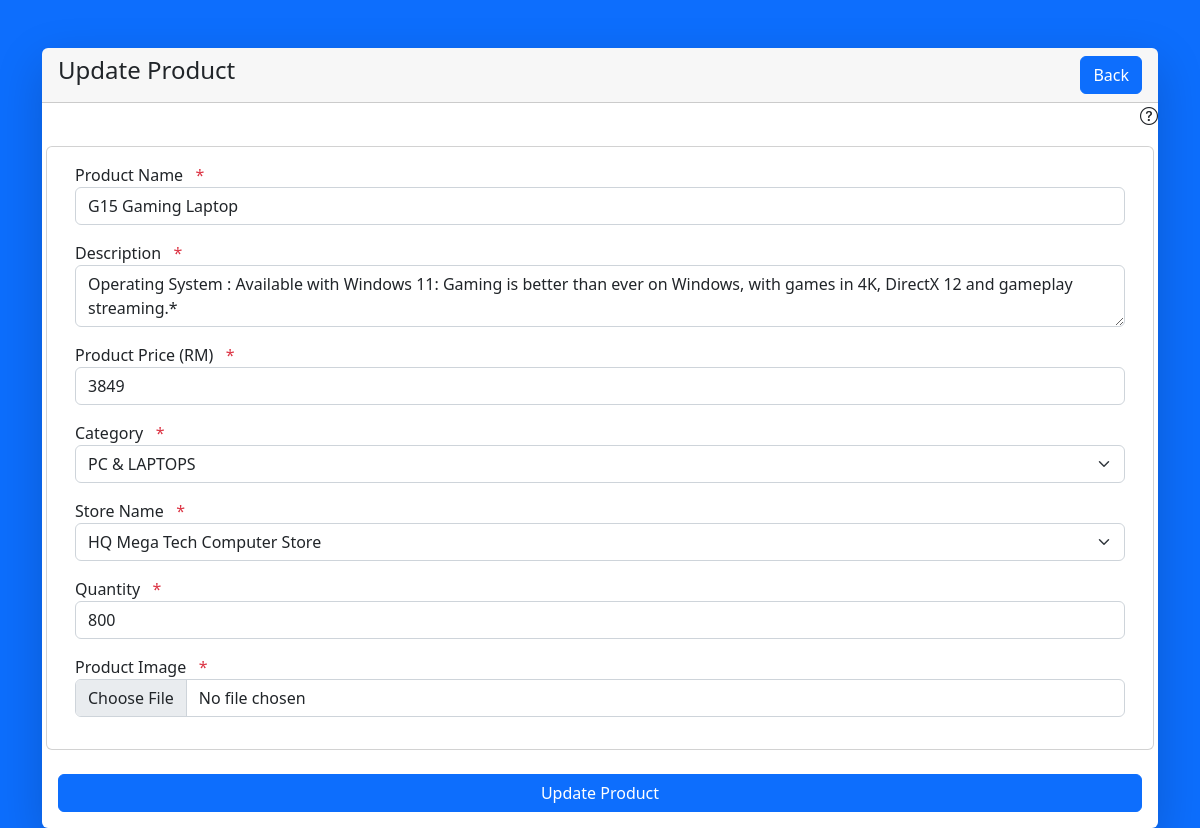
Page /administration/crud_product_branch/product_update_branch.php?id=34 on the committed database.
### tables this page shows
CREATE TABLE `product` (
  `product_id` int(11) NOT NULL,
  `name` varchar(40) NOT NULL,
  `description` text NOT NULL,
  `price` double NOT NULL,
  `category_name` varchar(255) NOT NULL,
  `store_id` int(11) NOT NULL,
  `store_name` varchar(255) NOT NULL,
  `store_type` varchar(255) NOT NULL,
  `quantity` int(11) NOT NULL,
  `image` varchar(255) NOT NULL
);

### administration/crud_product_branch/product_db_branch.php (called while the page is built, shortened)
<?php
$f_Desc1 = "This function is transfer stock, in here you can transfer the selected stock product quantity to another stock.";
?>

### administration/crud_product_branch/product_update_branch.php (the view, shortened to what this page needs)
<?php
require ($_SERVER['DOCUMENT_ROOT'] . '/Computer-Store-POS-System/administration/dbconnect.php');
require 'product_db_branch.php';
if (isset($_GET['id'])) {
    $productID = $_GET['id'];
    $sql = "SELECT * FROM product WHERE product_id='$productID'";
    $result = mysqli_query($connect, $sql);
    if (mysqli_num_rows($result) > 0) {
        $currentProduct = mysqli_fetch_array($result);
    }
}
?>
<!DOCTYPE html>
<html>
    <head>
        <link href="https://cdn.jsdelivr.net/npm/bootstrap@5.2.3/dist/css/bootstrap.min.css" rel="stylesheet">
        <link rel="stylesheet" href="https://cdn.jsdelivr.net/npm/bootstrap-icons@1.10.2/font/bootstrap-icons.css">
    </head>
    <body class="bg-primary">
        <div class="container">
            <div class="row">
                <div class="col-md-12">
                    <div class="card shadow-lg border-0 rounded-lg mt-5">
                        <div class="card-header">
                            <h4>Update Product
                                <a href="http://localhost/Computer-Store-POS-System/administration/stock_branch.php" class="btn btn-primary float-end">Back</a>
                            </h4>
                        </div>
                        <div class="row">
                            <div class="col-md-12">
                                <i class="bi bi-question-circle float-end" style="font-size: 18px" data-bs-toggle="popover" title="Description:" data-bs-content="<?php echo $f_Desc1 ?>"></i>
                            </div>
                        </div>
                        <div class="card-body">
                            <form method="POST" enctype="multipart/form-data"  action="<?php echo htmlspecialchars($_SERVER["PHP_SELF"]); ?>">
                                <div class="row">
                                    <div class="card mb-4 mb-md-0">
                                        <div class="card-body">
                                            <div class="mb-3">
                                                <label>Product Name</label><span style="color: #dc3545">&nbsp;&nbsp; *</span>
                                                <input type="text" name="name" class="form-control" value="<?php echo $currentProduct['name']; ?>">
                                            </div>
                                            <div class="mb-3">
                                                <label>Description</label><span style="color: #dc3545">&nbsp;&nbsp; *</span>
                                                <textarea name="description" class="form-control"><?php echo $currentProduct['description']; ?></textarea>
                                            </div>
                                            <div class="mb-3">
                                                <label>Product Price (RM)</label><span style="color: #dc3545">&nbsp;&nbsp; *</span>
                                                <input type="text" name="price" class="form-control" value="<?php echo $currentProduct['price']; ?>">
                                            </div>
                                            <div class="mb-3">
                                                <label>Category</label><span style="color: #dc3545">&nbsp;&nbsp; *</span>
                                                <select class="form-select" aria-label="product list" name="c_name" id="c_name">
                                                    <option selected value="<?php echo $currentProduct['category_name']; ?>"><?php echo $currentProduct['category_name']; ?></option>
                                                </select>
                                            </div>
                                            <div class="mb-3">
                                                <label>Store Name</label><span style="color: #dc3545">&nbsp;&nbsp; *</span>
                                                <select class="form-select" aria-label="store list" name="s_id" id="s_id">
                                                    <option selected value="<?php echo $currentProduct['store_id']; ?>"><?php echo $currentProduct['store_name']; ?></option>
                                                </select>
                                            </div>
                                            <div class="mb-3">
                                                <label>Quantity</label><span style="color: #dc3545">&nbsp;&nbsp; *</span>
                                                <input type="number" name="quantity" min="0" class="form-control" value="<?php echo $currentProduct['quantity']; ?>">
                                            </div>
                                            <div class="mb-3">
                                                <label>Product Image</label><span style="color: #dc3545">&nbsp;&nbsp; *</span>
                                                <input type="file" name="image" class="form-control">
                                            </div>
                                        </div>
                                    </div>
                                </div>
                                <div class="mt-4 mb-0">
                                    <div class="d-grid">
                                        <button type="submit" class="btn btn-primary" name="update_product_branch">Update Product</button>
                                    </div>
                                </div>
                            </form>
                        </div>
                    </div>
                </div>
            </div>
        </div>
    </body>
</html>

### rows in the picture
product: name "G15 Gaming Laptop", description "Operating System : Available with Windows 11: Gaming is better than ever on Windows, with games in 4K, DirectX 12 and gameplay streaming.*", price "3849", c_name "PC & LAPTOPS", s_id "HQ Mega Tech Computer Store", quantity "800"
